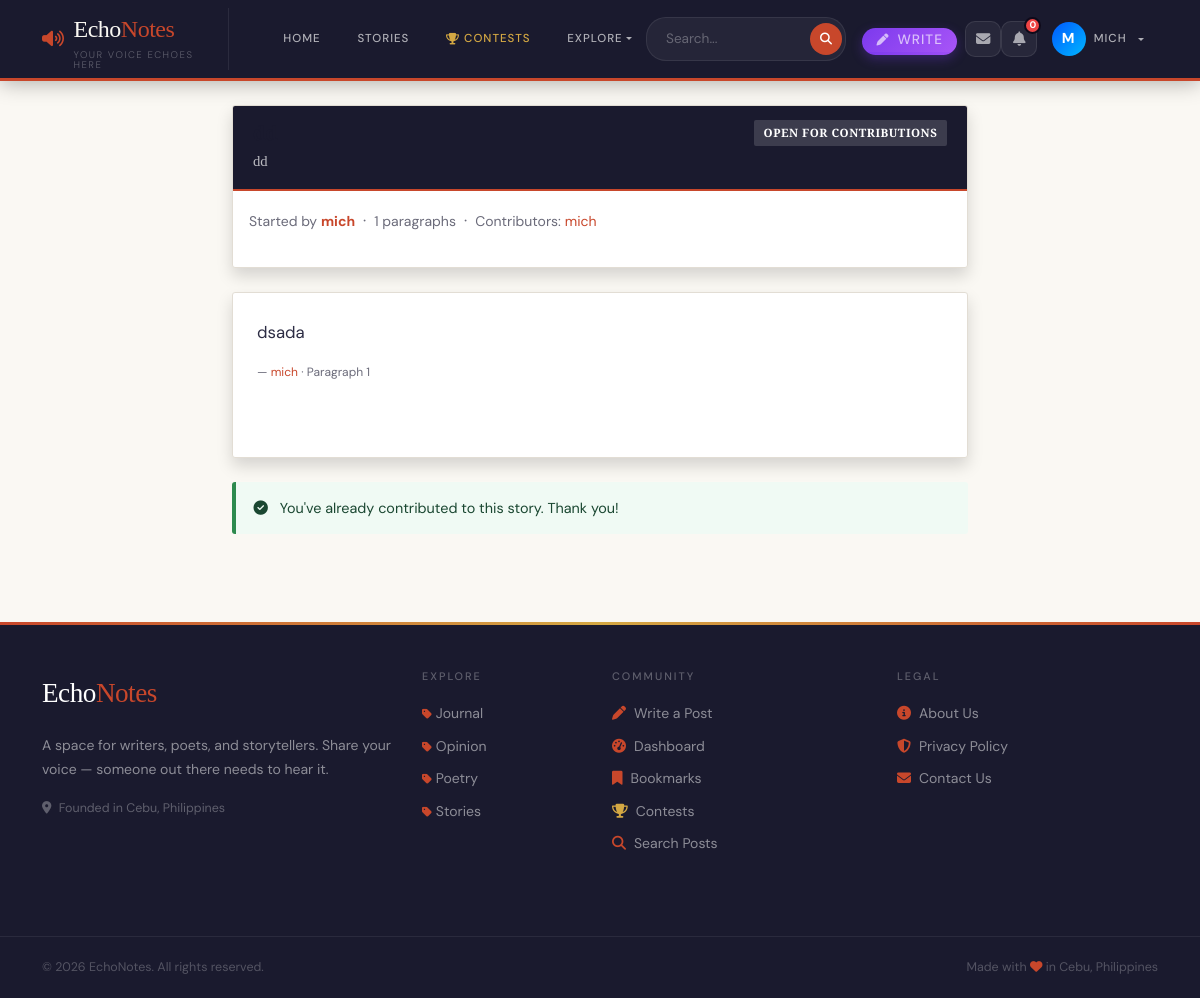
Screenshot of /stories/1/ (signed in) with the database file from the repository.
### blog/models.py (models this page shows, shortened)
class CollaborativeStory(models.Model):
    STATUS_OPEN = 'open'
    STATUS_CLOSED = 'closed'
    STATUS_CHOICES = [
        (STATUS_OPEN, 'Open for contributions'),
        (STATUS_CLOSED, 'Closed'),
    ]
    title = models.CharField(max_length=200)
    description = models.TextField()
    started_by = models.ForeignKey(User, on_delete=models.CASCADE, related_name='stories_started')
    status = models.CharField(max_length=10, choices=STATUS_CHOICES, default=STATUS_OPEN)
    max_contributors = models.IntegerField(default=10)
    created_date = models.DateTimeField(default=timezone.now)
    class Meta:
        ordering = ['-created_date']
        verbose_name_plural = 'Collaborative Stories'
    def total_paragraphs(self):
        return self.paragraphs.count()
    def contributors(self):
        return User.objects.filter(story_paragraphs__story=self).distinct()

class StoryParagraph(models.Model):
    story = models.ForeignKey(CollaborativeStory, on_delete=models.CASCADE, related_name='paragraphs')
    author = models.ForeignKey(User, on_delete=models.CASCADE, related_name='story_paragraphs')
    content = models.TextField()
    order = models.IntegerField()
    created_date = models.DateTimeField(default=timezone.now)
    class Meta:
        ordering = ['order']
        unique_together = ('story', 'order')

class Category(models.Model):
    name = models.CharField(max_length=100, unique=True)
    slug = models.SlugField(max_length=100, unique=True)
    description = models.TextField(blank=True)
    class Meta:
        verbose_name_plural = 'Categories'
        ordering = ['name']

### blog/views.py (the view)
# urls.py: path('stories/<int:pk>/', views.collaborative_story_detail, name='story-detail'),
def collaborative_story_detail(request, pk):
    story = get_object_or_404(CollaborativeStory, pk=pk)
    user_has_contributed = (
        request.user.is_authenticated and
        StoryParagraph.objects.filter(story=story, author=request.user).exists()
    )
    if request.method == 'POST' and request.user.is_authenticated:
        if story.status == 'open' and not user_has_contributed:
            form = StoryParagraphForm(request.POST)
            if form.is_valid():
                para = form.save(commit=False)
                para.story = story
                para.author = request.user
                para.order = story.total_paragraphs() + 1
                para.save()
                award_badge(request.user, 'collab_story')
                award_badges(request.user)
                messages.success(request, 'Paragraph added!')
                return redirect('story-detail', pk=pk)
        elif user_has_contributed:
            messages.warning(request, 'You have already contributed to this story.')
        else:
            messages.error(request, 'This story is closed.')
    else:
        form = StoryParagraphForm()
    return render(request, 'story_detail.html', {
        'story': story,
        'paragraphs': story.paragraphs.all(),
        'user_has_contributed': user_has_contributed,
        'form': form,
        'contributors': story.contributors(),
    })

### blog/templates/story_detail.html (shortened to what this page needs)
{% extends 'base.html' %}
{% load crispy_forms_tags %}
{% block content %}
<div class="container py-4">
    <div class="row">
        <div class="col-lg-8 mx-auto">
            <div class="card shadow mb-4">
                <div class="card-header bg-primary text-white">
                    <div class="d-flex justify-content-between align-items-center">
                        <h4 class="mb-0">{{ story.title }}</h4>
                        <span class="{% if story.status == 'open' %}contest-status-open{% else %}contest-status-closed{% endif %}"
                              style="background:rgba(255,255,255,0.15);color:white">
                            {{ story.get_status_display }}
                        </span>
                    </div>
                    <small style="opacity:0.7">{{ story.description }}</small>
                </div>
                <div class="card-body">
                    <div class="d-flex flex-wrap gap-2 mb-3 align-items-center">
                        <small class="text-muted">Started by
                            <a href="{% url 'profile-detail' story.started_by.username %}" class="text-decoration-none fw-bold">
                                {{ story.started_by.username }}
                            </a>
                        </small>
                        <span class="text-muted">·</span>
                        <small class="text-muted">{{ story.total_paragraphs }} paragraphs</small>
                        <span class="text-muted">·</span>
                        <small class="text-muted">
                            Contributors:
                            {% for contributor in contributors %}
                                <a href="{% url 'profile-detail' contributor.username %}" class="text-decoration-none">{{ contributor.username }}</a>{% if not forloop.last %}, {% endif %}
                            {% endfor %}
                        </small>
                    </div>
                </div>
            </div>
            <div class="card shadow mb-4">
                <div class="card-body p-4">
                    {% for paragraph in paragraphs %}
                    <div class="mb-4 pb-4 {% if not forloop.last %}border-bottom{% endif %}" style="border-color:var(--cream-border)!important">
                        <p style="font-family:var(--font-body);font-size:1.05rem;line-height:1.9;color:var(--ink-light);margin-bottom:0.5rem">
                            {{ paragraph.content }}
                        </p>
                        <small class="text-muted" style="font-size:0.75rem">
                            — <a href="{% url 'profile-detail' paragraph.author.username %}" class="text-decoration-none">{{ paragraph.author.username }}</a>
                            · Paragraph {{ paragraph.order }}
                        </small>
                    </div>
                    {% empty %}
                    <p class="text-muted text-center">No paragraphs yet.</p>
                    {% endfor %}
                </div>
            </div>
            {% if user.is_authenticated %}
                {% if story.status == 'open' %}
                    {% if not user_has_contributed %}
                    <div class="card shadow">
                        <div class="card-header bg-primary text-white">
                            <h5 class="mb-0">Continue the Story</h5>
                            <small style="opacity:0.7">Each writer can contribute one paragraph</small>
                        </div>
                        <div class="card-body">
                            <form method="POST">
                                {% csrf_token %}
                                {{ form|crispy }}
                                <button type="submit" class="btn btn-primary mt-2">
                                    <i class="fas fa-plus me-2"></i>Add My Paragraph
                                </button>
                            </form>
                        </div>
                    </div>
                    {% else %}
                    <div class="alert alert-success">
                        <i class="fas fa-check-circle me-2"></i>
                        You've already contributed to this story. Thank you!
                    </div>
                    {% endif %}
                {% else %}
                <div class="alert alert-secondary">
                    This story is closed for new contributions.
                </div>
                {% endif %}
            {% else %}
            <div class="alert alert-info">
                <a href="{% url 'login' %}" class="alert-link">Login</a> to contribute to this story.
            </div>
            {% endif %}
        </div>
    </div>
</div>
{% endblock %}

### blog/templates/base.html (shortened to what this page needs)
<!DOCTYPE html>
<html lang="en">
<head>
    <link href="https://cdn.jsdelivr.net/npm/bootstrap@5.3.0/dist/css/bootstrap.min.css" rel="stylesheet">
    <link rel="stylesheet" href="https://cdnjs.cloudflare.com/ajax/libs/font-awesome/6.4.0/css/all.min.css">
    {% load static %}
    <link rel="stylesheet" href="{% static 'css/style.css' %}?v=1.0.1">
<body>
<nav class="echonav navbar navbar-expand-lg">
    <div class="container">
        <a class="echo-brand" href="{% url 'landing' %}">
            <i class="fas fa-volume-up" style="color:var(--accent);font-size:1.1rem"></i>
            <div>
                Echo<span>Notes</span>
                <small>Your voice echoes here</small>
            </div>
        </a>
        <div class="collapse navbar-collapse" id="navbarNav">
            <ul class="navbar-nav me-auto mb-2 mb-lg-0 align-items-lg-center" style="gap: 0.5rem; margin-left: 1.5rem;">
                <li class="nav-item">
                    <a class="nav-link" href="{% url 'landing' %}">Home</a>
                </li>
                <li class="nav-item">
                    <a class="nav-link" href="{% url 'story-list' %}">Stories</a>
                </li>
                <li class="nav-item">
                    <a class="nav-link highlight" href="{% url 'contest-list' %}">
                        <i class="fas fa-trophy me-1" style="color:var(--gold)"></i>Contests
                    </a>
                </li>
                <li class="nav-item dropdown">
                    <a class="nav-link dropdown-toggle" href="#" id="exploreDropdown" role="button" data-bs-toggle="dropdown" aria-expanded="false">
                        Explore
                    </a>
                </li>
            </ul>
            <div class="d-flex align-items-lg-center gap-3">
                <form class="echo-search d-flex align-items-center m-0" action="{% url 'search' %}" method="GET" style="background: rgba(255,255,255,0.05); border-radius: 20px; padding: 3px; border: 1px solid rgba(255,255,255,0.08);">
                    <input type="search" name="q" placeholder="Search..." required class="border-0 bg-transparent text-white px-3" style="outline: none; font-size: 0.85rem; width: 160px;">
                    <button type="submit" class="border-0 rounded-circle d-flex justify-content-center align-items-center" style="background: var(--accent); width: 32px; height: 32px; color: white;"><i class="fas fa-search" style="font-size: 0.75rem;"></i></button>
                </form>
                <ul class="navbar-nav align-items-lg-center m-0">
                    {% if user.is_authenticated %}
                        <li class="nav-item me-2 d-none d-lg-block">
                            <a class="nav-link py-1 px-3 text-white" href="{% url 'create-post' %}" style="background: linear-gradient(135deg, #7c3aed, #a855f7); border-radius: 20px; font-size: 0.85rem; font-weight: 500; display: inline-flex; align-items: center; box-shadow: 0 4px 12px rgba(124,58,237,0.3);">
                                <i class="fas fa-pen me-2" style="font-size: 0.75rem;"></i> Write
                            </a>
                        </li>
                        {% if user.is_authenticated %}
                        <li class="nav-item">
                          <a href="{% url 'inbox' %}" class="notif-icon-btn" title="Messages" style="text-decoration:none">
                            <i class="fas fa-envelope"></i>
                          </a>
                        </li>
                        <li class="nav-item" style="position:relative">
                          <button id="notif-bell-btn" class="notif-icon-btn" title="Notifications">
                            <i class="fas fa-bell"></i>
                            <span id="notif-badge" class="notif-badge" style="display:none">0</span>
                          </button>
                        </li>
                        {% endif %}
                        <li class="nav-item dropdown">
                            <a class="nav-link dropdown-toggle d-flex align-items-center gap-2" href="#" id="profileDropdown" role="button" data-bs-toggle="dropdown" aria-expanded="false" style="padding: 0.2rem 1rem;">
                                <div class="rounded-circle d-flex justify-content-center align-items-center" style="width: 34px; height: 34px; background: linear-gradient(135deg,rgb(0, 89, 255),rgb(0, 183, 255)); color: white; font-weight: bold; font-size: 0.9rem;">
                                    {{ user.username|make_list|first|upper }}
                                </div>
                                <span class="d-none d-lg-block">{{ user.username }}</span>
                            </a>
                        </li>
                    {% endif %}
                </ul>
            </div>
        </div>
    </div>
</nav>
<main>
    {% block content %}{% endblock %}
</main>
<footer class="echo-footer mt-5">
    <div class="container py-5">
        <div class="row">
            <div class="col-lg-4 mb-4">
                <div class="echo-footer-brand mb-3">Echo<span>Notes</span></div>
                <p style="color:rgba(255,255,255,0.5);font-size:0.875rem;line-height:1.7">
                    A space for writers, poets, and storytellers.
                    Share your voice — someone out there needs to hear it.
                </p>
                <p style="color:rgba(255,255,255,0.3);font-size:0.78rem">
                    <i class="fas fa-map-marker-alt me-1"></i> Founded in Cebu, Philippines
                </p>
            </div>
            <div class="col-lg-2 col-md-4 mb-4">
    <h6>Explore</h6>
    <ul class="list-unstyled mb-0">
        {% for category in categories %}
            <li style="margin-bottom:0.5rem;">
                <a href="{% url 'category-posts' category.slug %}">
                    <i class="fas fa-tag me-1" style="font-size:0.7rem;color:var(--accent)"></i>{{ category.name }}
                </a>
            </li>
        {% empty %}
            <li><a href="{% url 'landing' %}">All Posts</a></li>
        {% endfor %}
    </ul>
    </div>
            <div class="col-lg-3 col-md-4 mb-4">
                <h6>Community</h6>
                {% if user.is_authenticated %}
                    <a href="{% url 'create-post' %}"><i class="fas fa-pen me-2" style="color:var(--accent)"></i>Write a Post</a>
                    <a href="{% url 'dashboard' %}"><i class="fas fa-tachometer-alt me-2" style="color:var(--accent)"></i>Dashboard</a>
                    <a href="{% url 'my-bookmarks' %}"><i class="fas fa-bookmark me-2" style="color:var(--accent)"></i>Bookmarks</a>
                    <a href="{% url 'contest-list' %}"><i class="fas fa-trophy me-2" style="color:var(--gold)"></i>Contests</a>
                {% endif %}
                <a href="{% url 'search' %}?q="><i class="fas fa-search me-2" style="color:var(--accent)"></i>Search Posts</a>
            </div>
            <div class="col-lg-3 col-md-4 mb-4">
                <h6>Legal</h6>
                <a href="{% url 'about' %}"><i class="fas fa-info-circle me-2" style="color:var(--accent)"></i>About Us</a>
                <a href="{% url 'privacy-policy' %}"><i class="fas fa-shield-alt me-2" style="color:var(--accent)"></i>Privacy Policy</a>
                <a href="{% url 'contact' %}"><i class="fas fa-envelope me-2" style="color:var(--accent)"></i>Contact Us</a>
            </div>
        </div>
    </div>
    <div class="echo-footer-bottom">
        <div class="container d-flex justify-content-between flex-wrap gap-2">
            <span>© {% now "Y" %} EchoNotes. All rights reserved.</span>
            <span>Made with <i class="fas fa-heart" style="color:var(--accent)"></i> in Cebu, Philippines</span>
        </div>
    </div>
</footer>
</body>
</html>

### rows the page displays
CollaborativeStory: status "OPEN FOR CONTRIBUTIONS", description "dd", started_by.username "mich", total_paragraphs "1"
StoryParagraph: content "dsada", author.username "mich", order "1"
Category: name "Journal"
Category: name "Opinion"
Category: name "Poetry"
Category: name "Stories"

### other values shown
{{ user.username|make_list|first|upper }} "M"
{{ user.username }} "MICH"
{{ contributor.username }} "mich"
